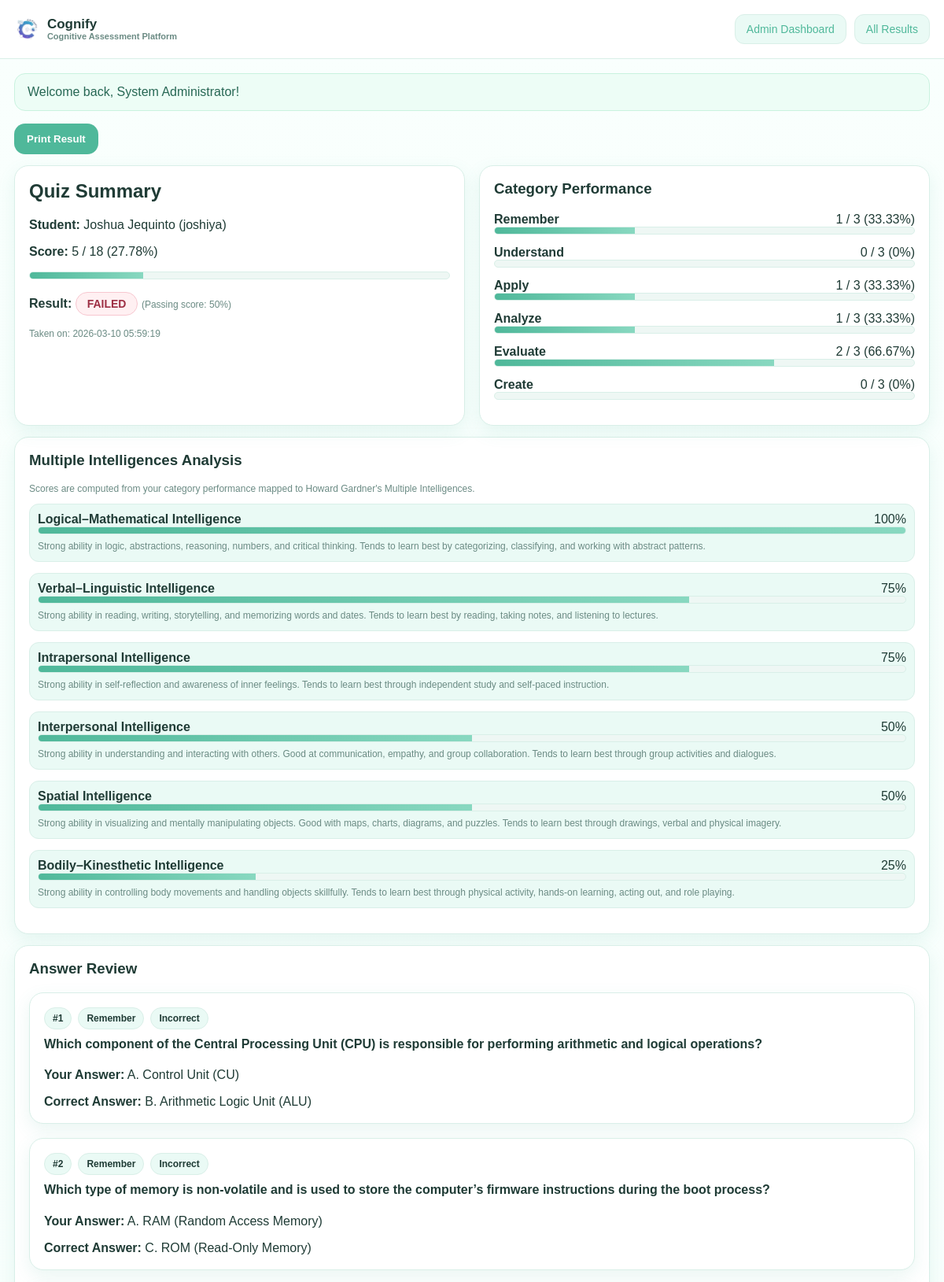
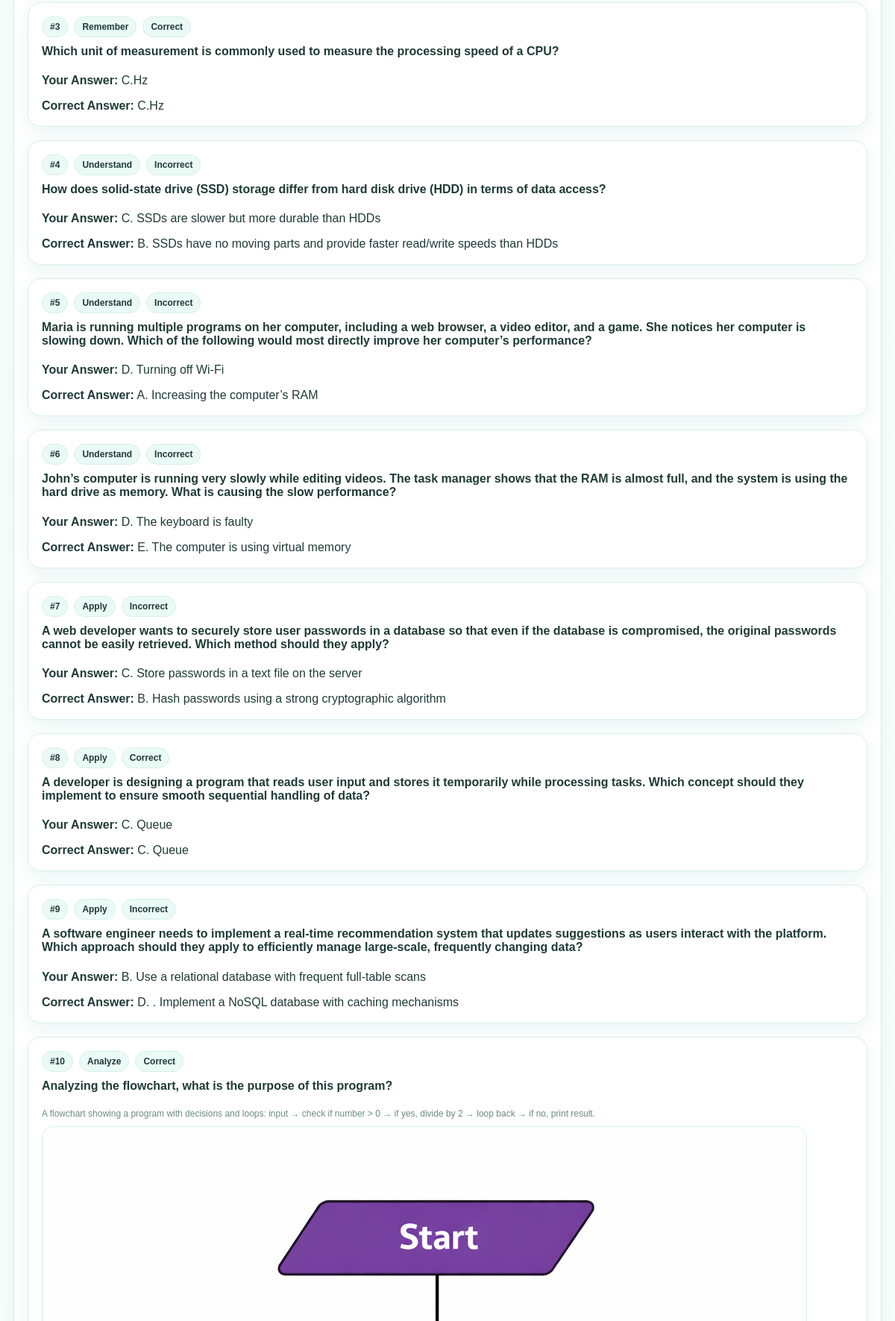
The page /student/result.php?quiz_id=14&admin_view=1 (signed in, upper part) on the database its author committed (2 pictures, top to bottom).
### tables this page shows
CREATE TABLE `quizzes` (
  `quiz_id` int(11) NOT NULL,
  `student_id` int(11) NOT NULL,
  `total_questions` int(11) NOT NULL DEFAULT 0,
  `score` int(11) NOT NULL DEFAULT 0,
  `top1_intelligence` varchar(255) NOT NULL,
  `top2_intelligence` varchar(255) NOT NULL,
  `top3_intelligence` varchar(255) NOT NULL,
  `taken_at` datetime DEFAULT NULL
);

CREATE TABLE `students` (
  `student_id` int(11) NOT NULL,
  `student_no` varchar(100) NOT NULL,
  `full_name` varchar(150) NOT NULL,
  `email` varchar(150) DEFAULT '',
  `password_hash` varchar(255) NOT NULL,
  `created_at` datetime DEFAULT NULL
);

CREATE TABLE `settings` (
  `setting_id` int(11) NOT NULL,
  `setting_key` varchar(100) NOT NULL,
  `setting_value` varchar(255) NOT NULL
);

CREATE TABLE `quiz_answers` (
  `answer_id` int(11) NOT NULL,
  `quiz_id` int(11) NOT NULL,
  `question_id` int(11) NOT NULL,
  `selected_choice_id` int(11) NOT NULL DEFAULT 0,
  `correct_choice_id` int(11) NOT NULL DEFAULT 0,
  `is_correct` tinyint(1) NOT NULL DEFAULT 0
);

CREATE TABLE `categories` (
  `category_id` int(11) NOT NULL,
  `name` varchar(50) NOT NULL
);

CREATE TABLE `questions` (
  `question_id` int(11) NOT NULL,
  `category_id` int(11) NOT NULL,
  `question_text` text NOT NULL,
  `question_image` varchar(255) DEFAULT '',
  `image_label` varchar(255) DEFAULT '',
  `created_at` datetime DEFAULT NULL
);

CREATE TABLE `question_choices` (
  `choice_id` int(11) NOT NULL,
  `question_id` int(11) NOT NULL,
  `choice_text` text NOT NULL,
  `is_correct` tinyint(1) NOT NULL DEFAULT 0,
  `sort_order` int(11) NOT NULL DEFAULT 1
);

### student/result.php (the view, shortened to what this page needs)
<?php
require_once '../config.php';
$is_admin_view = isset($_GET['admin_view']) ? 1 : 0;
$quiz_id = isset($_GET['quiz_id']) ? intval($_GET['quiz_id']) : 0;
$filter = $is_admin_view ? "" : " AND qz.student_id = " . intval($_SESSION['student_id']);
$sql = "SELECT qz.*, s.full_name, s.student_no
        FROM quizzes qz
        INNER JOIN students s ON s.student_id = qz.student_id
        WHERE qz.quiz_id = $quiz_id $filter
        LIMIT 1";
$res = mysqli_query($con, $sql);
$quiz = mysqli_fetch_assoc($res);
$details_sql = "SELECT qa.*, q.question_text, q.question_image, q.image_label,
                cat.name AS category_name, sc.choice_text AS selected_text, cc.choice_text AS correct_text
                FROM quiz_answers qa
                INNER JOIN questions q ON q.question_id = qa.question_id
                INNER JOIN categories cat ON cat.category_id = q.category_id
                LEFT JOIN question_choices sc ON sc.choice_id = qa.selected_choice_id
                LEFT JOIN question_choices cc ON cc.choice_id = qa.correct_choice_id
                WHERE qa.quiz_id = $quiz_id
                ORDER BY " . question_category_order_case() . " ASC, q.question_id ASC";
$details = mysqli_query($con, $details_sql);
$category_scores = array();
$detail_rows = array();
while ($row = mysqli_fetch_assoc($details)) {
    $detail_rows[] = $row;
    if (!isset($category_scores[$row['category_name']])) {
        $category_scores[$row['category_name']] = array('correct' => 0, 'total' => 0);
    }
    $category_scores[$row['category_name']]['total']++;
    if (intval($row['is_correct']) === 1) {
        $category_scores[$row['category_name']]['correct']++;
    }
}
$intelligence_totals = analyze_top_intelligences($category_scores);
$intelligence_descriptions = get_intelligence_descriptions();
$overall_percent = (intval($quiz['total_questions']) > 0) ? round((intval($quiz['score']) / intval($quiz['total_questions'])) * 100, 2) : 0;
$passed = is_passed(intval($quiz['score']), intval($quiz['total_questions']), $con);
$passing_score = get_passing_score($con);
include '../inc/header.php';
?>
<div class="no-print mb-2">
    <button class="btn" onclick="window.print();">Print Result</button>
</div>
<div class="grid grid-2">
    <div class="card">
        <h2 class="mt-0">Quiz Summary</h2>
        <p><strong>Student:</strong> <?php echo esc($quiz['full_name']); ?> (<?php echo esc($quiz['student_no']); ?>)</p>
        <p><strong>Score:</strong> <?php echo intval($quiz['score']); ?> / <?php echo intval($quiz['total_questions']); ?> (<?php echo $overall_percent; ?>%)</p>
        <div class="progress mb-2">
            <span style="width:<?php echo intval($overall_percent); ?>%"></span>
        </div>
        <p>
            <strong>Result:</strong>
            <?php if ($passed) { ?>
                <span class="result-pass">PASSED</span>
            <?php } else { ?>
                <span class="result-fail">FAILED</span>
            <?php } ?>
            <span class="muted small">(Passing score: <?php echo intval($passing_score); ?>%)</span>
        </p>
        <p class="small muted">Taken on: <?php echo esc($quiz['taken_at']); ?></p>
    </div>
    <div class="card">
        <h3 class="mt-0">Category Performance</h3>
        <?php foreach ($category_scores as $category_name => $data) {
            $percent = ($data['total'] > 0) ? round(($data['correct'] / $data['total']) * 100, 2) : 0;
        ?>
            <div class="mb-2">
                <div class="flex-between">
                    <strong><?php echo esc($category_name); ?></strong>
                    <span><?php echo intval($data['correct']); ?> / <?php echo intval($data['total']); ?> (<?php echo $percent; ?>%)</span>
                </div>
                <div class="progress"><span style="width:<?php echo $percent; ?>%"></span></div>
            </div>
        <?php } ?>
    </div>
</div>
<div class="card mt-2">
    <h3 class="mt-0">Multiple Intelligences Analysis</h3>
    <p class="muted small">Scores are computed from your category performance mapped to Howard Gardner's Multiple Intelligences.</p>
    <?php
    $max_intelligence_score = count($intelligence_totals) > 0 ? max(array_values($intelligence_totals)) : 1;
    foreach ($intelligence_totals as $intelligence_name => $raw_score) {
        $intel_percent = ($max_intelligence_score > 0) ? round(($raw_score / $max_intelligence_score) * 100, 1) : 0;
        $description = isset($intelligence_descriptions[$intelligence_name]) ? $intelligence_descriptions[$intelligence_name] : '';
    ?>
        <div class="intelligence-item mb-2">
            <div class="flex-between">
                <strong><?php echo esc($intelligence_name); ?></strong>
                <span><?php echo $intel_percent; ?>%</span>
            </div>
            <div class="progress"><span style="width:<?php echo $intel_percent; ?>%"></span></div>
            <?php if ($description !== '') { ?>
                <p class="muted small intelligence-desc"><?php echo esc($description); ?></p>
            <?php } ?>
        </div>
    <?php } ?>
</div>
<div class="card mt-2">
    <h3 class="mt-0">Answer Review</h3>
    <?php foreach ($detail_rows as $index => $row) { ?>
        <div class="card question-card">
            <div class="question-meta">
                <span class="badge">#<?php echo $index + 1; ?></span>
                <span class="badge"><?php echo esc($row['category_name']); ?></span>
                <span class="badge"><?php echo intval($row['is_correct']) === 1 ? 'Correct' : 'Incorrect'; ?></span>
            </div>
            <h4 class="mt-0"><?php echo esc($row['question_text']); ?></h4>
            <?php if ($row['question_image'] != '') { ?>
                <div class="small muted"><?php echo esc($row['image_label']); ?></div>
                <img class="question-image" src="../<?php echo esc($row['question_image']); ?>" alt="">
            <?php } ?>
            <p class="mb-1"><strong>Your Answer:</strong> <?php echo esc($row['selected_text']); ?></p>
            <p class="mb-0"><strong>Correct Answer:</strong> <?php echo esc($row['correct_text']); ?></p>
        </div>
    <?php } ?>
</div>
<?php include '../inc/footer.php'; ?>

### assets/css/style.css (style rules this page uses)
:root { --mint:#88d8c0; --mint-dark:#4fb89a; --mint-soft:#eafaf5; --bg:#f7fffc; --card:#ffffff; --text:#1f3b35; --muted:#6b8b84; --border:#d9efe8; --danger:#d85c6a; --warning:#f1b24a; --shadow:0 8px 22px rgba(79,184,154,.12); --radius:18px; }
* { box-sizing:border-box }
html,body { margin:0;padding:0;font-family:Arial,Helvetica,sans-serif;background:linear-gradient(180deg,#f9fffd 0%,#effbf7 100%);color:var(--text) }
.grid { display:grid;gap:18px }
.grid-2 { grid-template-columns:repeat(2, minmax(0,1fr)) }
.card { background:var(--card);border:1px solid var(--border);border-radius:var(--radius);padding:18px;box-shadow:var(--shadow) }
.card h1,.card h2,.card h3,.card h4 { margin-top:0 }
.muted { color:var(--muted) }
.btn { display:inline-block;border:none;border-radius:14px;padding:12px 16px;background:var(--mint-dark);color:#fff;font-weight:bold;cursor:pointer;transition:.2s }
.badge { display:inline-block;padding:6px 10px;border-radius:999px;background:var(--mint-soft);border:1px solid var(--border);font-size:12px;font-weight:bold }
.question-card { margin-bottom:18px }
.question-meta { display:flex;flex-wrap:wrap;gap:8px;margin-bottom:10px }
.question-image { max-width:100%;border-radius:14px;border:1px solid var(--border);margin:10px 0 }
.flex-between { display:flex;justify-content:space-between;align-items:center;gap:10px }
.progress { height:10px;background:#eef7f4;border-radius:999px;overflow:hidden;border:1px solid var(--border) }
.progress > span { display:block;height:100%;background:linear-gradient(90deg,var(--mint-dark),var(--mint)); }
.small { font-size:12px }
.mt-0 { margin-top:0 }
.mb-0 { margin-bottom:0 }
.mb-1 { margin-bottom:8px }
.mb-2 { margin-bottom:14px }
.mt-2 { margin-top:14px }
.result-fail { display:inline-block; padding:6px 14px; border-radius:999px; background:#fff0f2; border:1px solid #f7c7d0; color:#9d2f44; font-weight:bold; font-size:14px; }
.intelligence-item { padding:10px;border-radius:12px;background:var(--mint-soft);border:1px solid var(--border) }
.intelligence-desc { margin:6px 0 0;line-height:1.5 }
.no-print { display:block }

### rows shown on the page
quizzes: student.full_name "Joshua Jequinto", student.student_no "joshiya", score "5", total_questions "18", overall_percent "27.78", taken_at "2026-03-10 05:59:19"
settings: setting_value "50"
quiz_answers: categories.name "Remember", is_correct "Incorrect", question.question_text "Which component of the Central Processing Unit (CPU) is responsible for performing arithmetic and logical operations?", question_choices.choice_text "A. Control Unit (CU)", question_choices.choice_text "B. Arithmetic Logic Unit (ALU)"
quiz_answers: categories.name "Remember", is_correct "Incorrect", question.question_text "Which type of memory is non-volatile and is used to store the computer’s firmware instructions during the boot process?", question_choices.choice_text "A. RAM (Random Access Memory)", question_choices.choice_text "C. ROM (Read-Only Memory)"
quiz_answers: categories.name "Remember", is_correct "Correct", question.question_text "Which unit of measurement is commonly used to measure the processing speed of a CPU?", question_choices.choice_text "C.Hz"
quiz_answers: categories.name "Understand", is_correct "Incorrect", question.question_text "How does solid-state drive (SSD) storage differ from hard disk drive (HDD) in terms of data access?", question_choices.choice_text "C. SSDs are slower but more durable than HDDs", question_choices.choice_text "B. SSDs have no moving parts and provide faster read/write speeds than HDDs"
quiz_answers: categories.name "Understand", is_correct "Incorrect", question.question_text "Maria is running multiple programs on her computer, including a web browser, a video editor, and a game. She notices her computer is slowing down. Which of the following would most directly improve her computer’s performance?", question_choices.choice_text "D. Turning off Wi-Fi", question_choices.choice_text "A. Increasing the computer’s RAM"
quiz_answers: categories.name "Understand", is_correct "Incorrect", question.question_text "John’s computer is running very slowly while editing videos. The task manager shows that the RAM is almost full, and the system is using the hard drive as memory. What is causing the slow performance?", question_choices.choice_text "D. The keyboard is faulty", question_choices.choice_text "E. The computer is using virtual memory"
quiz_answers: categories.name "Apply", is_correct "Incorrect", question.question_text "A web developer wants to securely store user passwords in a database so that even if the database is compromised, the original passwords cannot be easily retrieved. Which method should they apply?", question_choices.choice_text "C. Store passwords in a text file on the server", question_choices.choice_text "B. Hash passwords using a strong cryptographic algorithm"
quiz_answers: categories.name "Apply", is_correct "Correct", question.question_text "A developer is designing a program that reads user input and stores it temporarily while processing tasks. Which concept should they implement to ensure smooth sequential handling of data?", question_choices.choice_text "C. Queue"
quiz_answers: categories.name "Apply", is_correct "Incorrect", question.question_text "A software engineer needs to implement a real-time recommendation system that updates suggestions as users interact with the platform. Which approach should they apply to efficiently manage large-scale, frequently changing data?", question_choices.choice_text "B. Use a relational database with frequent full-table scans", question_choices.choice_text "D. . Implement a NoSQL database with caching mechanisms"
quiz_answers: categories.name "Analyze", is_correct "Correct", question.question_text "Analyzing the flowchart, what is the purpose of this program?", question.image_label "A flowchart showing a program with decisions and loops: input → check if number > 0 → if yes, divide by 2 → loop back → if no, print result.", question.question_image (picture)

### other values the page prints
$link['label'] "Admin Dashboard"
$link['label'] "All Results"
$flash['message'] "Welcome back, System Administrator!"
$category_name "Remember"
$data['correct'] "1"
$data['total'] "3"
$percent "33.33"
$category_name "Understand"
$data['correct'] "0"
$percent "0"
$category_name "Apply"
$category_name "Analyze"
$category_name "Evaluate"
$data['correct'] "2"
$percent "66.67"
